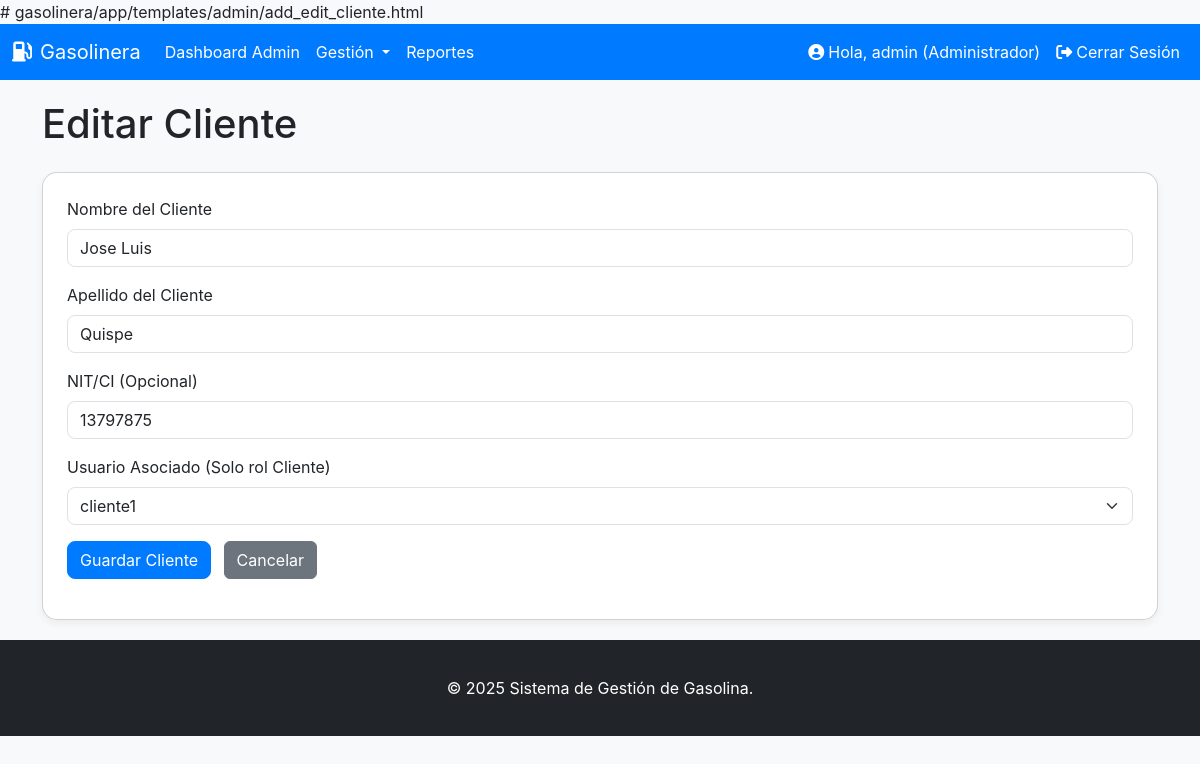
/admin/clientes/edit/1 (signed in), run on the app's committed database.
### app/models.py (models this page shows, shortened)
class Usuario(UserMixin, db.Model):
    __tablename__ = 'usuarios'
    id = db.Column(db.Integer, primary_key=True)
    username = db.Column(db.String(64), unique=True, nullable=False) # Nombre de usuario
    password_hash = db.Column(db.String(128)) # Hash de la contraseña
    rol_id = db.Column(db.Integer, db.ForeignKey('roles.id')) # Clave foránea del rol
    clientes = db.relationship('Cliente', backref='usuario', lazy='dynamic') # Relación con clientes

class Rol(db.Model):
    __tablename__ = 'roles'
    id = db.Column(db.Integer, primary_key=True)
    nombre = db.Column(db.String(50), unique=True, nullable=False) # Nombre del rol (administrador, operador, cliente)
    usuarios = db.relationship('Usuario', backref='rol', lazy='dynamic') # Relación con usuarios

class Cliente(db.Model):
    __tablename__ = 'clientes'
    id = db.Column(db.Integer, primary_key=True)
    nombre = db.Column(db.String(100), nullable=False) # Nombre del cliente
    apellido = db.Column(db.String(100)) # Apellido del cliente
    nit_ci = db.Column(db.String(20), unique=True, nullable=True) # NIT/CI del cliente (opcional)
    usuario_id = db.Column(db.Integer, db.ForeignKey('usuarios.id'), nullable=True) # Clave foránea del usuario asociado

### app/admin.py (the view, shortened to what this page needs)
@admin.route('/clientes/edit/<int:id>', methods=['GET', 'POST'])
@login_required
@admin_required
def edit_cliente(id):
    cliente = Cliente.query.get_or_404(id)
    form = ClienteForm(obj=cliente)
    form.usuario_id.choices = [(u.id, u.username) for u in Usuario.query.join(Rol).filter(Rol.nombre == 'cliente').all()]
    form.usuario_id.choices.insert(0, (0, 'Seleccione un usuario (opcional)'))
    return render_template('admin/add_edit_cliente.html', form=form, cliente=cliente, title='Editar Cliente')

### app/forms.py
class ClienteForm(FlaskForm):
    nombre = StringField('Nombre del Cliente', validators=[DataRequired()])
    apellido = StringField('Apellido del Cliente', validators=[DataRequired()])
    nit_ci = StringField('NIT/CI (Opcional)', validators=[Optional()])
    usuario_id = SelectField('Usuario Asociado (Solo rol Cliente)', coerce=int, validators=[Optional()])
    submit = SubmitField('Guardar Cliente')

### app/admin.py (called while the page is built)
def admin_required(f):
    @wraps(f)
    def decorated_function(*args, **kwargs):
        if not current_user.is_authenticated or current_user.rol.nombre != 'administrador':
            flash('Acceso denegado. Se requiere rol de administrador.', 'danger')
            return redirect(url_for('main.index'))
        return f(*args, **kwargs)
    return decorated_function

### app/auth.py (called while the page is built)
@login_manager.user_loader
def load_user(user_id):
    return Usuario.query.get(int(user_id))

### app/templates/admin/add_edit_cliente.html (shortened to what this page needs)
{% extends "base.html" %}
{% block content %}
<h1 class="mb-4">{% if cliente %}Editar Cliente{% else %}Añadir Nuevo Cliente{% endif %}</h1>
<div class="card p-4">
    <form method="POST">
        <div class="mb-3">
            {{ form.nombre.label(class="form-label") }}
            {{ form.nombre(class="form-control") }}
        </div>
        <div class="mb-3">
            {{ form.apellido.label(class="form-label") }}
            {{ form.apellido(class="form-control") }}
        </div>
        <div class="mb-3">
            {{ form.nit_ci.label(class="form-label") }}
            {{ form.nit_ci(class="form-control") }}
        </div>
         <div class="mb-3">
            {{ form.usuario_id.label(class="form-label") }}
            {{ form.usuario_id(class="form-select") }}
        </div>
        {{ form.submit(class="btn btn-primary") }}
        <a href="{{ url_for('admin.manage_clientes') }}" class="btn btn-secondary ms-2">Cancelar</a>
    </form>
</div>
{% endblock %}

### app/templates/base.html (shortened to what this page needs)
<!DOCTYPE html>
<html lang="es">
<head>
    <link href="https://cdn.jsdelivr.net/npm/bootstrap@5.3.3/dist/css/bootstrap.min.css" rel="stylesheet" xintegrity="sha384-QWTKZyjpPEjISv5WaRU9OFeRpok6YctnYmDr5pNlyT2bRjXh0JMhjY6hW+ALEwIH">
    <link rel="stylesheet" href="https://cdnjs.cloudflare.com/ajax/libs/font-awesome/6.5.2/css/all.min.css" xintegrity="sha512-SnH5WK+bZxgPHs44uWIX+LLJAJ9/2PkPKZ5QiAj6Ta86w+fsb2TkcmfRyVX3pBnMFcV7oQPJkl9QevSCWr3W6A==" />
</head>
<body>
    <nav class="navbar navbar-expand-lg navbar-dark">
        <div class="container-fluid">
            <a class="navbar-brand" href="{{ url_for('main.index') }}">
                <i class="fas fa-gas-pump me-2"></i>Gasolinera
            </a>
            <div class="collapse navbar-collapse" id="navbarNav">
                <ul class="navbar-nav me-auto mb-2 mb-lg-0">
                    {% if current_user.is_authenticated %}
                        {% if current_user.rol.nombre == 'administrador' %}
                            <li class="nav-item">
                                <a class="nav-link" href="{{ url_for('admin.dashboard') }}">Dashboard Admin</a>
                            </li>
                            <li class="nav-item dropdown">
                                <a class="nav-link dropdown-toggle" href="#" id="navbarDropdownAdmin" role="button" data-bs-toggle="dropdown" aria-expanded="false">
                                    Gestión
                                </a>
                            </li>
                             <li class="nav-item">
                                <a class="nav-link" href="{{ url_for('admin.view_reports') }}">Reportes</a>
                            </li>
                        {% endif %}
                    {% endif %}
                </ul>
                <ul class="navbar-nav ms-auto">
                    {% if current_user.is_authenticated %}
                        <li class="nav-item">
                            <span class="nav-link"><i class="fas fa-user-circle me-1"></i>Hola, {{ current_user.username }} ({{ current_user.rol.nombre | capitalize }})</span>
                        </li>
                        <li class="nav-item">
                            <a class="nav-link" href="{{ url_for('auth.logout') }}"><i class="fas fa-sign-out-alt me-1"></i>Cerrar Sesión</a>
                        </li>
                    {% else %}
                        <li class="nav-item">
                            <a class="nav-link" href="{{ url_for('auth.login') }}"><i class="fas fa-sign-in-alt me-1"></i>Iniciar Sesión</a>
                        </li>
                    {% endif %}
                </ul>
            </div>
        </div>
    </nav>
    <div class="container">
        {% block content %}{% endblock %}
    </div>
    <footer class="footer mt-auto py-3 bg-dark">
        <div class="container text-center">
            <span class="text-white">&copy; {{ moment().format('YYYY') }} Sistema de Gestión de Gasolina.</span>
        </div>
    </footer>
</body>
</html>

### app/templates/base.html (style rules this page uses)
body { font-family: 'Inter', sans-serif; background-color: #f8f9fa; }
.navbar { background-color: #007bff; }
.navbar-brand, .nav-link { color: white !important; }
.footer { background-color: #343a40; color: white; padding: 1rem 0; position: relative; bottom: 0; width: 100%; }
.container { margin-top: 20px; margin-bottom: 20px; }
.card { border-radius: 15px; box-shadow: 0 4px 8px rgba(0,0,0,.05); }
.btn-primary { background-color: #007bff; border-color: #007bff; border-radius: 8px; }
.form-control, .form-select { border-radius: 8px; }

### data on the page
Usuario: username "admin"
Rol: rol.nombre "Administrador"
Cliente: nombre "Jose Luis", apellido "Quispe", nit_ci "13797875", usuario_id "cliente1"

### other printed values
{{ moment().format('YYYY') }} "2025"
